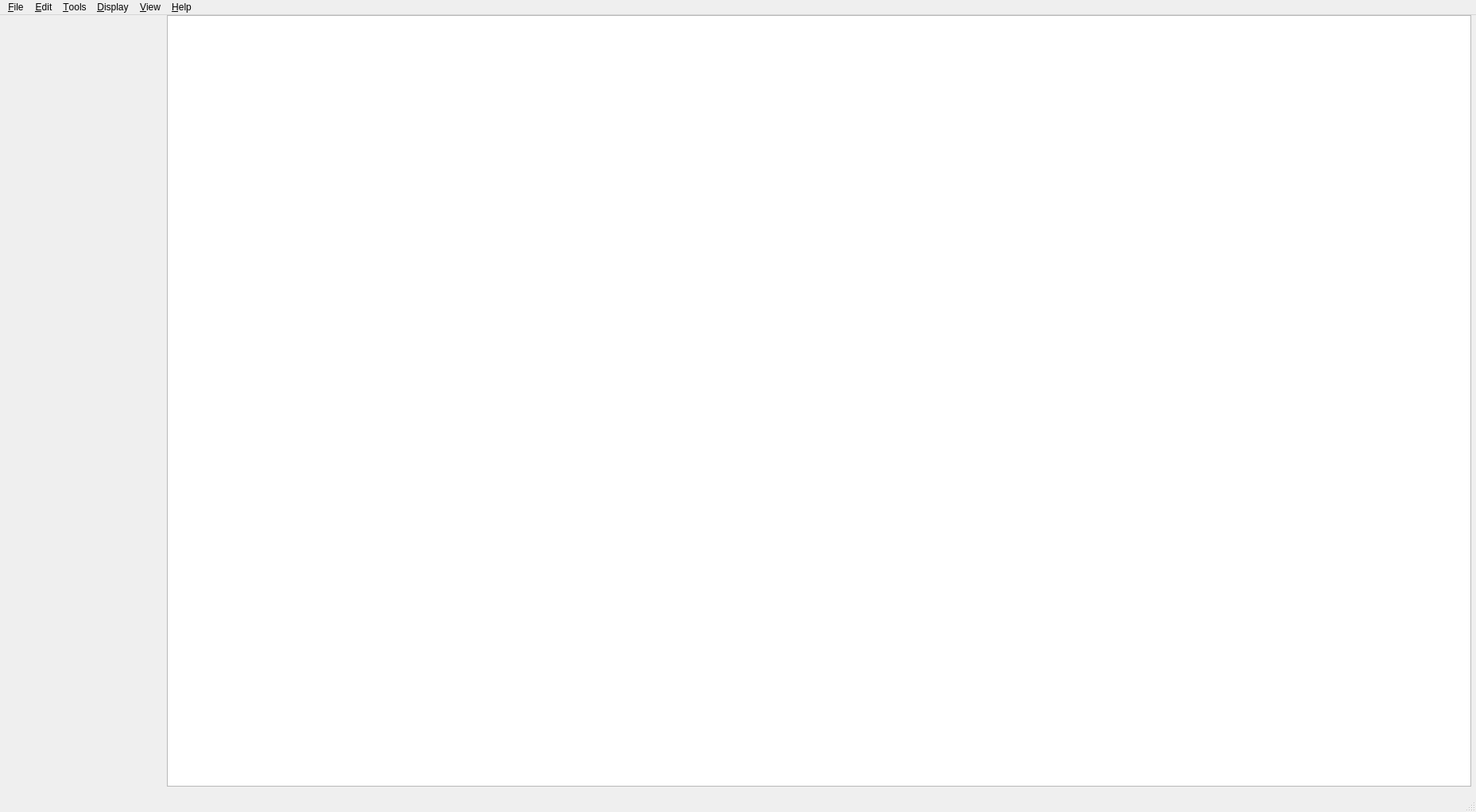
<?xml version="1.0" encoding="UTF-8"?>
<ui version="4.0">
 <class>MainWindow</class>
 <widget class="QMainWindow" name="MainWindow">
  <property name="geometry">
   <rect>
    <x>0</x>
    <y>0</y>
    <width>1857</width>
    <height>1022</height>
   </rect>
  </property>
  <property name="windowTitle">
   <string>MainWindow</string>
  </property>
  <widget class="QWidget" name="centralwidget">
   <widget class="QColumnView" name="columnView">
    <property name="geometry">
     <rect>
      <x>210</x>
      <y>0</y>
      <width>1641</width>
      <height>971</height>
     </rect>
    </property>
   </widget>
  </widget>
  <widget class="QMenuBar" name="menubar">
   <property name="geometry">
    <rect>
     <x>0</x>
     <y>0</y>
     <width>1857</width>
     <height>21</height>
    </rect>
   </property>
   <widget class="QMenu" name="menu_File">
    <property name="title">
     <string>&amp;File</string>
    </property>
    <addaction name="action_Open"/>
   </widget>
   <widget class="QMenu" name="menu_Edit">
    <property name="title">
     <string>&amp;Edit</string>
    </property>
    <addaction name="actionPreferences"/>
   </widget>
   <widget class="QMenu" name="menu_Tools">
    <property name="title">
     <string>&amp;Tools</string>
    </property>
    <addaction name="actionScan_Library"/>
    <addaction name="actionWrite_Metadata"/>
   </widget>
   <widget class="QMenu" name="menu_Display">
    <property name="title">
     <string>&amp;Display</string>
    </property>
   </widget>
   <widget class="QMenu" name="menu_View">
    <property name="title">
     <string>&amp;View</string>
    </property>
   </widget>
   <widget class="QMenu" name="menu_Help">
    <property name="title">
     <string>&amp;Help</string>
    </property>
    <addaction name="action_About"/>
    <addaction name="actionNews"/>
    <addaction name="actionOpenRack_Forum"/>
    <addaction name="actionOpenRack_Website"/>
    <addaction name="actionDocs"/>
    <addaction name="actionSupport_OpenRack"/>
   </widget>
   <addaction name="menu_File"/>
   <addaction name="menu_Edit"/>
   <addaction name="menu_Tools"/>
   <addaction name="menu_Display"/>
   <addaction name="menu_View"/>
   <addaction name="menu_Help"/>
  </widget>
  <widget class="QStatusBar" name="statusbar"/>
  <action name="action_Open">
   <property name="text">
    <string>&amp;Open...</string>
   </property>
  </action>
  <action name="action_About">
   <property name="text">
    <string>&amp;About</string>
   </property>
  </action>
  <action name="actionNews">
   <property name="text">
    <string>News</string>
   </property>
  </action>
  <action name="actionOpenRack_Forum">
   <property name="text">
    <string>OpenRack Forum</string>
   </property>
  </action>
  <action name="actionOpenRack_Website">
   <property name="text">
    <string>OpenRack Website</string>
   </property>
  </action>
  <action name="actionDocs">
   <property name="text">
    <string>Docs</string>
   </property>
  </action>
  <action name="actionSupport_OpenRack">
   <property name="text">
    <string>Support OpenRack</string>
   </property>
  </action>
  <action name="actionScan_Library">
   <property name="icon">
    <iconset theme="emblem-documents">
     <normaloff>.</normaloff>.</iconset>
   </property>
   <property name="text">
    <string>Scan Library</string>
   </property>
   <property name="menuRole">
    <enum>QAction::TextHeuristicRole</enum>
   </property>
  </action>
  <action name="actionWrite_Metadata">
   <property name="text">
    <string>Write Metadata</string>
   </property>
  </action>
  <action name="actionPreferences">
   <property name="text">
    <string>Preferences</string>
   </property>
  </action>
 </widget>
 <resources/>
 <connections/>
</ui>
